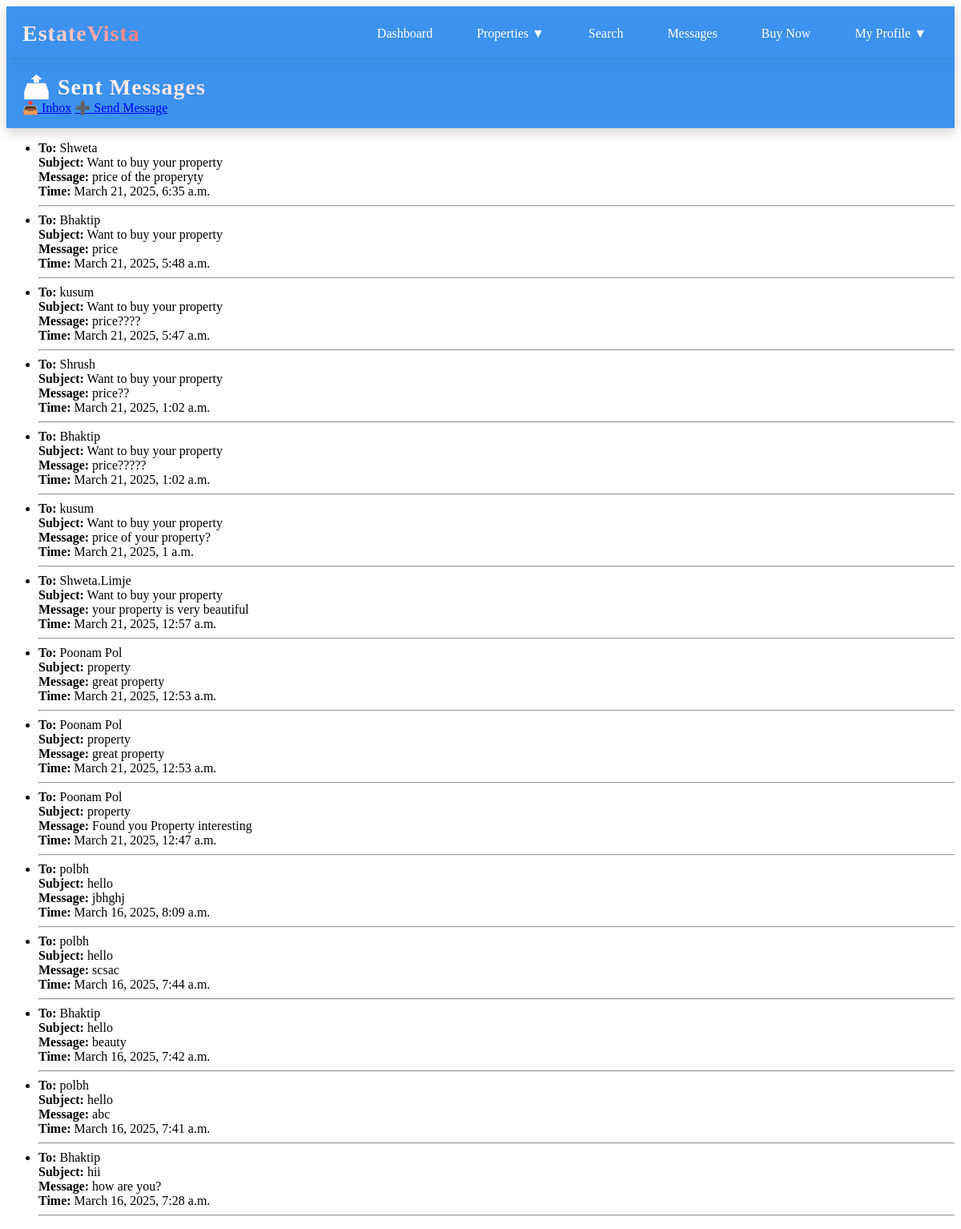
The app's page /sent/ (signed in) with its own data.
### realestate/models.py (models this page shows, shortened)
class Message(models.Model):
    sender = models.ForeignKey(User, on_delete=models.CASCADE, related_name="sent_messages")
    receiver = models.ForeignKey(User, on_delete=models.CASCADE, related_name="received_messages")
    subject = models.CharField(max_length=255)
    body = models.TextField()
    timestamp = models.DateTimeField(auto_now_add=True)
    is_read = models.BooleanField(default=False)

### realestate/views.py (the view)
# urls.py: path('sent/', views.sent_messages, name='sent_message'),
@login_required
def sent_messages(request):
    sent_messages = Message.objects.filter(sender=request.user).order_by('-timestamp')
    return render(request, 'sent_message.html', {'messages': sent_messages})

### realestate/templates/sent_message.html (shortened to what this page needs)
{% load static %}
{% include 'header.html' %}
<!DOCTYPE html>
<html lang="en">
<head>
    <link rel="stylesheet" href="{% static 'css/send.css' %}">
</head>
<body>
    <header>
        <h1>📤 Sent Messages</h1>
        <a href="{% url 'inbox' %}">📥 Inbox</a>
        <a href="{% url 'send_message' %}">➕ Send Message</a>
    </header>
    <main>
        {% if messages %}
            <ul>
                {% for message in messages %}
                    <li>
                        <strong>To:</strong> {{ message.receiver }} <br>
                        <strong>Subject:</strong> {{ message.subject }} <br>
                        <strong>Message:</strong> {{ message.body }} <br>
                        <strong>Time:</strong> {{ message.timestamp }}
                    </li>
                    <hr>
                {% endfor %}
            </ul>
        {% else %}
            <p>No sent messages.</p>
        {% endif %}
    </main>
</body>
</html>

### realestate/static/css/header.css (style rules this page uses)
header { background: rgba(12, 119, 234, 0.8); backdrop-filter: blur(10px); padding: 15px 20px; color: white; box-shadow: 0 4px 15px rgba(0, 0, 0, 0.2); position: sticky; top: 0; z-index: 1000; border-bottom: 1px solid rgba(255, 255, 255, 0.1); }
header h1 { font-size: 28px; font-weight: 700; margin: 0; letter-spacing: 1px; background: linear-gradient(45deg, #ffffff, #ff6b6b); -webkit-background-clip: text; -webkit-text-fill-color: transparent; transition: all 0.3s ease; }

### records on screen
Message: receiver "Shweta", subject "Want to buy your property", body "price of the properyty", timestamp "March 21, 2025, 6:35 a.m."
Message: receiver "Bhaktip", subject "Want to buy your property", body "price", timestamp "March 21, 2025, 5:48 a.m."
Message: receiver "kusum", subject "Want to buy your property", body "price????", timestamp "March 21, 2025, 5:47 a.m."
Message: receiver "Shrush", subject "Want to buy your property", body "price??", timestamp "March 21, 2025, 1:02 a.m."
Message: receiver "Bhaktip", subject "Want to buy your property", body "price?????", timestamp "March 21, 2025, 1:02 a.m."
Message: receiver "kusum", subject "Want to buy your property", body "price of your property?", timestamp "March 21, 2025, 1 a.m."
Message: receiver "Shweta.Limje", subject "Want to buy your property", body "your property is very beautiful", timestamp "March 21, 2025, 12:57 a.m."
Message: receiver "Poonam Pol", subject "property", body "great property", timestamp "March 21, 2025, 12:53 a.m."
Message: receiver "Poonam Pol", subject "property", body "great property", timestamp "March 21, 2025, 12:53 a.m."
Message: receiver "Poonam Pol", subject "property", body "Found you Property interesting", timestamp "March 21, 2025, 12:47 a.m."
Message: receiver "polbh", subject "hello", body "jbhghj", timestamp "March 16, 2025, 8:09 a.m."
Message: receiver "polbh", subject "hello", body "scsac", timestamp "March 16, 2025, 7:44 a.m."
Message: receiver "Bhaktip", subject "hello", body "beauty", timestamp "March 16, 2025, 7:42 a.m."
Message: receiver "polbh", subject "hello", body "abc", timestamp "March 16, 2025, 7:41 a.m."
Message: receiver "Bhaktip", subject "hii", body "how are you?", timestamp "March 16, 2025, 7:28 a.m."
